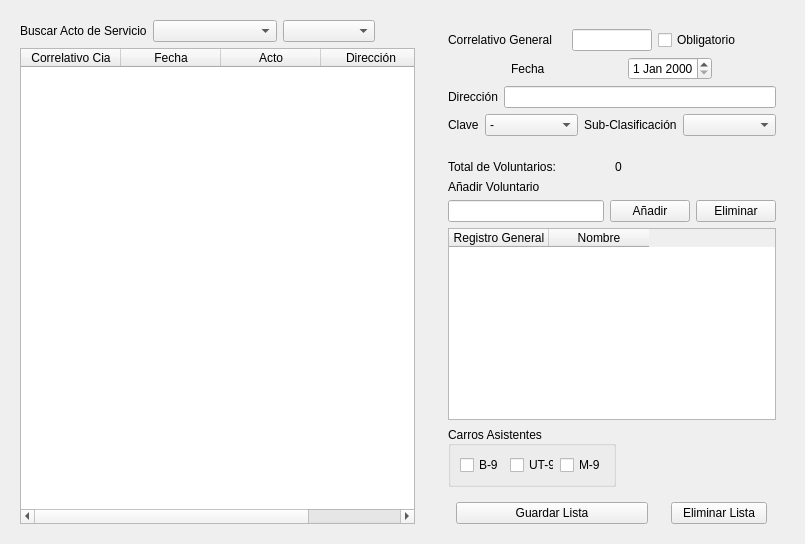
      <widget class="QWidget" name="pageView">
       <layout class="QHBoxLayout" name="horizontalLayout_2">
        <item>
         <widget class="QWidget" name="viewLl" native="true">
          <layout class="QVBoxLayout" name="verticalLayout_4">
           <item>
            <layout class="QHBoxLayout" name="horizontalLayout_18">
             <item>
              <widget class="QLabel" name="label_10">
               <property name="text">
                <string>Buscar Acto de Servicio</string>
               </property>
              </widget>
             </item>
             <item>
              <widget class="QComboBox" name="cb_srcMonth">
               <property name="minimumSize">
                <size>
                 <width>124</width>
                 <height>0</height>
                </size>
               </property>
              </widget>
             </item>
             <item>
              <widget class="QComboBox" name="cb_srcYear">
               <property name="minimumSize">
                <size>
                 <width>92</width>
                 <height>0</height>
                </size>
               </property>
              </widget>
             </item>
             <item>
              <spacer name="horizontalSpacer">
               <property name="orientation">
                <enum>Qt::Horizontal</enum>
               </property>
               <property name="sizeHint" stdset="0">
                <size>
                 <width>40</width>
                 <height>20</height>
                </size>
               </property>
              </spacer>
             </item>
            </layout>
           </item>
           <item>
            <widget class="QTableWidget" name="liListsView">
             <property name="editTriggers">
              <set>QAbstractItemView::NoEditTriggers</set>
             </property>
             <property name="selectionMode">
              <enum>QAbstractItemView::SingleSelection</enum>
             </property>
             <property name="selectionBehavior">
              <enum>QAbstractItemView::SelectRows</enum>
             </property>
             <attribute name="horizontalHeaderCascadingSectionResizes">
              <bool>false</bool>
             </attribute>
             <column>
              <property name="text">
               <string>Correlativo Cia</string>
              </property>
             </column>
             <column>
              <property name="text">
               <string>Fecha</string>
              </property>
             </column>
             <column>
              <property name="text">
               <string>Acto</string>
              </property>
             </column>
             <column>
              <property name="text">
               <string>Dirección</string>
              </property>
             </column>
            </widget>
           </item>
          </layout>
         </widget>
        </item>
        <item>
         <widget class="QWidget" name="editLl" native="true">
          <property name="enabled">
           <bool>true</bool>
          </property>
          <property name="maximumSize">
           <size>
            <width>368</width>
            <height>16777215</height>
           </size>
          </property>
          <layout class="QVBoxLayout" name="verticalLayout_5">
           <item>
            <widget class="QWidget" name="actEdit" native="true">
             <layout class="QVBoxLayout" name="verticalLayout_6">
              <item>
               <layout class="QHBoxLayout" name="horizontalLayout_3">
                <item>
                 <widget class="QLabel" name="label_7">
                  <property name="text">
                   <string>Correlativo General</string>
                  </property>
                 </widget>
                </item>
                <item>
                 <widget class="QLineEdit" name="inpCorrGenEdit">
                  <property name="minimumSize">
                   <size>
                    <width>80</width>
                    <height>0</height>
                   </size>
                  </property>
                  <property name="maximumSize">
                   <size>
                    <width>80</width>
                    <height>16777215</height>
                   </size>
                  </property>
                 </widget>
                </item>
                <item>
                 <widget class="QCheckBox" name="cbEfectivaEdit">
                  <property name="text">
                   <string>Obligatorio</string>
                  </property>
                 </widget>
                </item>
               </layout>
              </item>
              <item>
               <layout class="QHBoxLayout" name="horizontalLayout_11">
                <item>
                 <widget class="QLabel" name="label_11">
                  <property name="maximumSize">
                   <size>
                    <width>48</width>
                    <height>16777215</height>
                   </size>
                  </property>
                  <property name="text">
                   <string>Fecha</string>
                  </property>
                 </widget>
                </item>
                <item>
                 <widget class="QDateEdit" name="inpFechaEdit">
                  <property name="maximumSize">
                   <size>
                    <width>84</width>
                    <height>16777215</height>
                   </size>
                  </property>
                 </widget>
                </item>
               </layout>
              </item>
              <item>
               <layout class="QHBoxLayout" name="horizontalLayout_5">
                <item>
                 <widget class="QLabel" name="label_9">
                  <property name="text">
                   <string>Dirección</string>
                  </property>
                 </widget>
                </item>
                <item>
                 <widget class="QLineEdit" name="inpDireccionEdit"/>
                </item>
               </layout>
              </item>
              <item>
               <layout class="QHBoxLayout" name="horizontalLayout_15">
                <item>
                 <widget class="QLabel" name="label_40">
                  <property name="maximumSize">
                   <size>
                    <width>36</width>
                    <height>16777215</height>
                   </size>
                  </property>
                  <property name="text">
                   <string>Clave</string>
                  </property>
                 </widget>
                </item>
                <item>
                 <widget class="QComboBox" name="cb_catAct">
                  <property name="minimumSize">
                   <size>
                    <width>93</width>
                    <height>0</height>
                   </size>
                  </property>
                  <property name="maximumSize">
                   <size>
                    <width>93</width>
                    <height>16777215</height>
                   </size>
                  </property>
                  <item>
                   <property name="text">
                    <string>-</string>
                   </property>
                  </item>
                  <item>
                   <property name="text">
                    <string>Compañía</string>
                   </property>
                  </item>
                  <item>
                   <property name="text">
                    <string>CB</string>
                   </property>
                  </item>
                  <item>
                   <property name="text">
                    <string>10-0</string>
                   </property>
                  </item>
                  <item>
                   <property name="text">
                    <string>10-1</string>
                   </property>
                  </item>
                  <item>
                   <property name="text">
                    <string>10-2</string>
                   </property>
                  </item>
                  <item>
                   <property name="text">
                    <string>10-3</string>
                   </property>
                  </item>
                  <item>
                   <property name="text">
                    <string>10-4</string>
                   </property>
                  </item>
                  <item>
                   <property name="text">
                    <string>10-5</string>
                   </property>
                  </item>
                  <item>
                   <property name="text">
                    <string>10-6</string>
                   </property>
                  </item>
                  <item>
                   <property name="text">
                    <string>10-7</string>
                   </property>
                  </item>
                  <item>
                   <property name="text">
                    <string>10-8</string>
                   </property>
                  </item>
                  <item>
                   <property name="text">
                    <string>10-9</string>
                   </property>
                  </item>
                  <item>
                   <property name="text">
                    <string>10-10</string>
                   </property>
                  </item>
                  <item>
                   <property name="text">
                    <string>10-11</string>
                   </property>
                  </item>
                  <item>
                   <property name="text">
                    <string>10-12</string>
                   </property>
                  </item>
                  <item>
                   <property name="text">
                    <string>10-13</string>
                   </property>
                  </item>
                  <item>
                   <property name="text">
                    <string>10-14</string>
                   </property>
                  </item>
                  <item>
                   <property name="text">
                    <string>10-15</string>
                   </property>
                  </item>
                  <item>
                   <property name="text">
                    <string>10-16</string>
                   </property>
                  </item>
                  <item>
                   <property name="text">
                    <string>10-17</string>
                   </property>
                  </item>
                 </widget>
                </item>
                <item>
                 <widget class="QLabel" name="label_8">
                  <property name="maximumSize">
                   <size>
                    <width>93</width>
                    <height>16777215</height>
                   </size>
                  </property>
                  <property name="text">
                   <string>Sub-Clasificación</string>
                  </property>
                 </widget>
                </item>
                <item>
                 <widget class="QComboBox" name="cb_espAct">
                  <property name="minimumSize">
                   <size>
                    <width>93</width>
                    <height>0</height>
                   </size>
                  </property>
                  <property name="maximumSize">
                   <size>
                    <width>93</width>
                    <height>16777215</height>
                   </size>
                  </property>
                 </widget>
                </item>
               </layout>
              </item>
             </layout>
            </widget>
           </item>
           <item>
            <widget class="QWidget" name="volsEdit" native="true">
             <layout class="QVBoxLayout" name="verticalLayout_7">
              <item>
               <layout class="QHBoxLayout" name="horizontalLayout_13">
                <item>
                 <widget class="QLabel" name="label_31">
                  <property name="text">
                   <string>Total de Voluntarios:</string>
                  </property>
                 </widget>
                </item>
                <item>
                 <widget class="QLabel" name="lbl_cVolsEdit">
                  <property name="text">
                   <string>0</string>
                  </property>
                 </widget>
                </item>
               </layout>
              </item>
              <item>
               <widget class="QLabel" name="label_12">
                <property name="text">
                 <string>Añadir Voluntario</string>
                </property>
               </widget>
              </item>
              <item>
               <layout class="QHBoxLayout" name="horizontalLayout_12">
                <item>
                 <widget class="QLineEdit" name="inpAddVolEdit"/>
                </item>
                <item>
                 <widget class="QPushButton" name="btnAddVol_2">
                  <property name="text">
                   <string>Añadir</string>
                  </property>
                  <property name="icon">
                   <iconset resource="Recursos.qrc">
                    <normaloff>:/Icons/Icons/plus.svg</normaloff>:/Icons/Icons/plus.svg</iconset>
                  </property>
                 </widget>
                </item>
                <item>
                 <widget class="QPushButton" name="btnDelVol_2">
                  <property name="text">
                   <string>Eliminar</string>
                  </property>
                  <property name="icon">
                   <iconset resource="Recursos.qrc">
                    <normaloff>:/Icons/Icons/minus.svg</normaloff>:/Icons/Icons/minus.svg</iconset>
                  </property>
                 </widget>
                </item>
               </layout>
              </item>
              <item>
               <widget class="QTableWidget" name="liVolsEdit">
                <property name="editTriggers">
                 <set>QAbstractItemView::NoEditTriggers</set>
                </property>
                <property name="selectionMode">
                 <enum>QAbstractItemView::SingleSelection</enum>
                </property>
                <property name="selectionBehavior">
                 <enum>QAbstractItemView::SelectRows</enum>
                </property>
                <column>
                 <property name="text">
                  <string>Registro General</string>
                 </property>
                </column>
                <column>
                 <property name="text">
                  <string>Nombre</string>
                 </property>
                </column>
               </widget>
              </item>
              <item>
               <widget class="QGroupBox" name="groupBox_4">
                <property name="maximumSize">
                 <size>
                  <width>168</width>
                  <height>16777215</height>
                 </size>
                </property>
                <property name="title">
                 <string>Carros Asistentes</string>
                </property>
                <property name="alignment">
                 <set>Qt::AlignLeading|Qt::AlignLeft|Qt::AlignVCenter</set>
                </property>
                <layout class="QHBoxLayout" name="horizontalLayout_10">
                 <item>
                  <widget class="QCheckBox" name="cbEditB9">
                   <property name="text">
                    <string>B-9</string>
                   </property>
                  </widget>
                 </item>
                 <item>
                  <widget class="QCheckBox" name="cbEditUT9">
                   <property name="text">
                    <string>UT-9</string>
                   </property>
                  </widget>
                 </item>
                 <item>
                  <widget class="QCheckBox" name="cbEditM9">
                   <property name="text">
                    <string>M-9</string>
                   </property>
                  </widget>
                 </item>
                </layout>
               </widget>
              </item>
             </layout>
            </widget>
           </item>
           <item>
            <layout class="QHBoxLayout" name="horizontalLayout_14">
             <item>
              <widget class="QPushButton" name="btnSaveEdit">
               <property name="minimumSize">
                <size>
                 <width>192</width>
                 <height>0</height>
                </size>
               </property>
               <property name="maximumSize">
                <size>
                 <width>192</width>
                 <height>16777215</height>
                </size>
               </property>
               <property name="text">
                <string>Guardar Lista</string>
               </property>
               <property name="icon">
                <iconset resource="Recursos.qrc">
                 <normaloff>:/Icons/Icons/save.svg</normaloff>:/Icons/Icons/save.svg</iconset>
               </property>
              </widget>
             </item>
             <item>
              <widget class="QPushButton" name="btnDeleteEdit">
               <property name="minimumSize">
                <size>
                 <width>96</width>
                 <height>0</height>
                </size>
               </property>
               <property name="maximumSize">
                <size>
                 <width>96</width>
                 <height>16777215</height>
                </size>
               </property>
               <property name="text">
                <string>Eliminar Lista</string>
               </property>
               <property name="icon">
                <iconset resource="Recursos.qrc">
                 <normaloff>:/Icons/Icons/trash-2.svg</normaloff>:/Icons/Icons/trash-2.svg</iconset>
               </property>
              </widget>
             </item>
            </layout>
           </item>
          </layout>
         </widget>
        </item>
       </layout>
      </widget>
